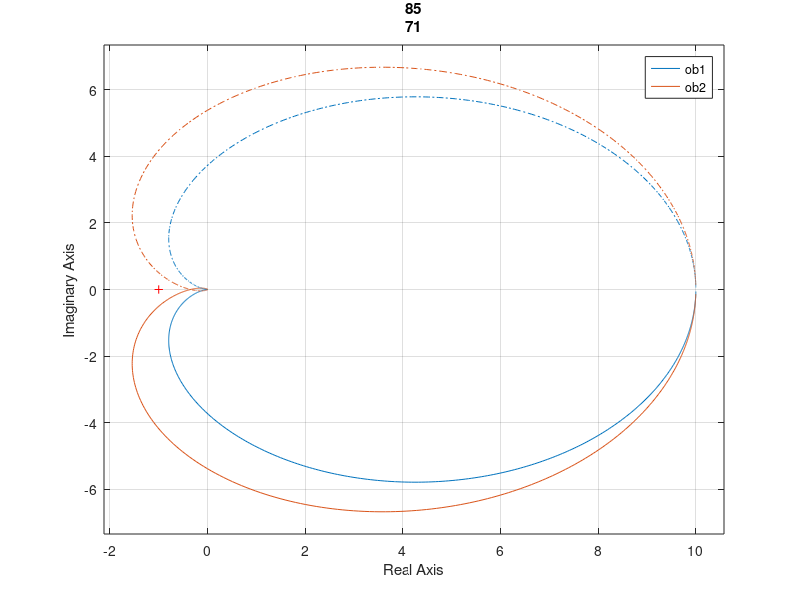

Recreate this plot in MATLAB.
clear;


K = 10;
T1 = 0.1;
T2 = 0.5;
T3 = 0.8;


licz1 = [0 0 K];
mian1 = [T1*T2 T1+T2 1];

licz2 = [0 0 0 K];
mian2 = [T1*T2*T2 (T3*(T1+T2)+T1*T2) T1+T2+T3 1]; % mnozenie :)

ob1 = tf(licz1,mian1);
ob2 = tf(licz2,mian2);

nyquist(ob1, ob2);


title("K=" + K)